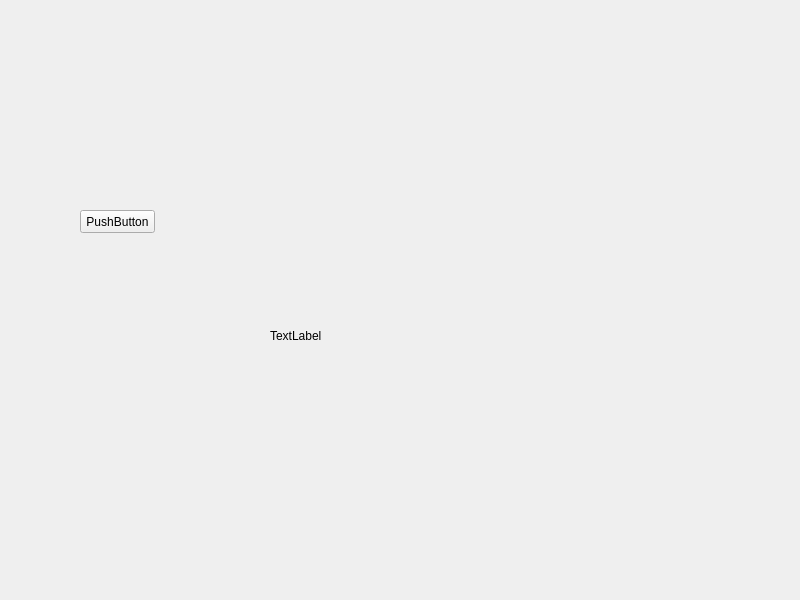
<?xml version="1.0" encoding="UTF-8"?>
<ui version="4.0">
 <class>Widget</class>
 <widget class="QWidget" name="Widget">
  <property name="geometry">
   <rect>
    <x>0</x>
    <y>0</y>
    <width>800</width>
    <height>600</height>
   </rect>
  </property>
  <property name="windowTitle">
   <string>Widget</string>
  </property>
  <widget class="QPushButton" name="pushButton">
   <property name="geometry">
    <rect>
     <x>80</x>
     <y>210</y>
     <width>75</width>
     <height>23</height>
    </rect>
   </property>
   <property name="text">
    <string>PushButton</string>
   </property>
  </widget>
  <widget class="QLabel" name="label">
   <property name="geometry">
    <rect>
     <x>270</x>
     <y>330</y>
     <width>54</width>
     <height>12</height>
    </rect>
   </property>
   <property name="text">
    <string>TextLabel</string>
   </property>
  </widget>
 </widget>
 <resources/>
 <connections/>
</ui>
